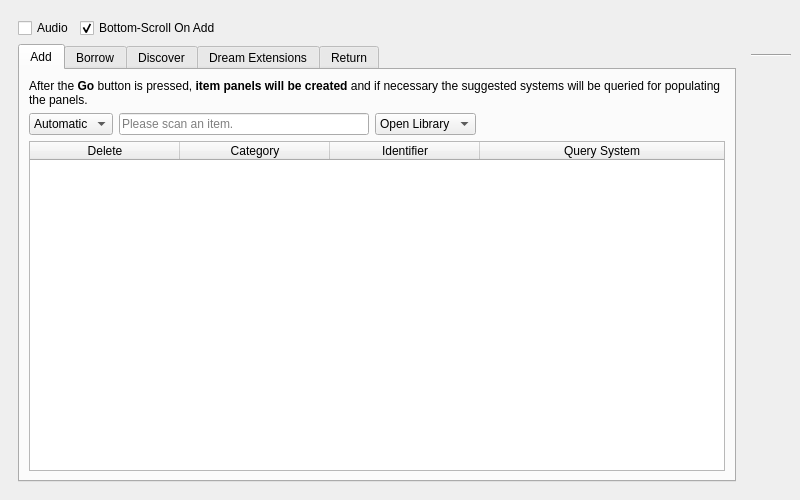
<?xml version="1.0" encoding="UTF-8"?>
<ui version="4.0">
 <class>batchActivitiesBrowser</class>
 <widget class="QMainWindow" name="batchActivitiesBrowser">
  <property name="geometry">
   <rect>
    <x>0</x>
    <y>0</y>
    <width>800</width>
    <height>500</height>
   </rect>
  </property>
  <property name="windowTitle">
   <string>BiblioteQ: Batch Activities Browser</string>
  </property>
  <property name="windowIcon">
   <iconset resource="../Icons/icons.qrc">
    <normaloff>:/book.png</normaloff>:/book.png</iconset>
  </property>
  <widget class="QWidget" name="centralwidget">
   <layout class="QHBoxLayout" name="horizontalLayout">
    <item>
     <widget class="QFrame" name="frame">
      <layout class="QVBoxLayout" name="verticalLayout">
       <item>
        <layout class="QHBoxLayout" name="horizontalLayout_6">
         <item>
          <widget class="QCheckBox" name="audio">
           <property name="toolTip">
            <string>&lt;html&gt;&lt;head/&gt;&lt;body&gt;&lt;p&gt;Enable audio. Requires multimedia libraries.&lt;/p&gt;&lt;/body&gt;&lt;/html&gt;</string>
           </property>
           <property name="text">
            <string>Audio</string>
           </property>
          </widget>
         </item>
         <item>
          <widget class="QCheckBox" name="bottom_scroll_on_add">
           <property name="toolTip">
            <string>Not retained fof future sessions.</string>
           </property>
           <property name="text">
            <string>Bottom-Scroll On Add</string>
           </property>
           <property name="checked">
            <bool>true</bool>
           </property>
          </widget>
         </item>
         <item>
          <spacer name="horizontalSpacer_5">
           <property name="orientation">
            <enum>Qt::Orientation::Horizontal</enum>
           </property>
           <property name="sizeHint" stdset="0">
            <size>
             <width>40</width>
             <height>20</height>
            </size>
           </property>
          </spacer>
         </item>
        </layout>
       </item>
       <item>
        <widget class="QTabWidget" name="tab">
         <property name="currentIndex">
          <number>0</number>
         </property>
         <widget class="QWidget" name="page_add">
          <attribute name="title">
           <string>Add</string>
          </attribute>
          <layout class="QVBoxLayout" name="verticalLayout_6">
           <item>
            <widget class="QLabel" name="label_10">
             <property name="text">
              <string>&lt;html&gt;&lt;head/&gt;&lt;body&gt;&lt;p&gt;After the &lt;span style=&quot; font-weight:600;&quot;&gt;Go&lt;/span&gt; button is pressed, &lt;span style=&quot; font-weight:600;&quot;&gt;item panels will be created&lt;/span&gt; and if necessary the suggested systems will be queried for populating the panels.&lt;/p&gt;&lt;/body&gt;&lt;/html&gt;</string>
             </property>
             <property name="wordWrap">
              <bool>true</bool>
             </property>
            </widget>
           </item>
           <item>
            <layout class="QHBoxLayout" name="horizontalLayout_10">
             <item>
              <widget class="QComboBox" name="add_scan_type">
               <property name="currentText">
                <string>Automatic</string>
               </property>
               <property name="sizeAdjustPolicy">
                <enum>QComboBox::SizeAdjustPolicy::AdjustToContents</enum>
               </property>
               <item>
                <property name="text">
                 <string>Automatic</string>
                </property>
               </item>
               <item>
                <property name="text">
                 <string>Book</string>
                </property>
               </item>
               <item>
                <property name="text">
                 <string>Journal</string>
                </property>
               </item>
               <item>
                <property name="text">
                 <string>Magazine</string>
                </property>
               </item>
              </widget>
             </item>
             <item>
              <widget class="QLineEdit" name="add_scan">
               <property name="toolTip">
                <string>&lt;html&gt;&lt;head/&gt;&lt;body&gt;&lt;p&gt;Click in this field and scan an item. A new row will be created with the scanned identifier value. Please wait until the text hint is visible before scanning an item. Of course, you may also type an identifier and press the Enter key.&lt;/p&gt;&lt;/body&gt;&lt;/html&gt;</string>
               </property>
               <property name="placeholderText">
                <string>Please scan an item.</string>
               </property>
               <property name="clearButtonEnabled">
                <bool>true</bool>
               </property>
              </widget>
             </item>
             <item>
              <widget class="QComboBox" name="add_query_system">
               <property name="toolTip">
                <string>&lt;html&gt;&lt;head/&gt;&lt;body&gt;&lt;p&gt;Open Library is for books only.&lt;/p&gt;&lt;/body&gt;&lt;/html&gt;</string>
               </property>
               <property name="currentText">
                <string>Open Library</string>
               </property>
               <property name="sizeAdjustPolicy">
                <enum>QComboBox::SizeAdjustPolicy::AdjustToContents</enum>
               </property>
               <item>
                <property name="text">
                 <string>Open Library</string>
                </property>
               </item>
               <item>
                <property name="text">
                 <string>SRU Query</string>
                </property>
               </item>
              </widget>
             </item>
             <item>
              <spacer name="horizontalSpacer_8">
               <property name="orientation">
                <enum>Qt::Orientation::Horizontal</enum>
               </property>
               <property name="sizeHint" stdset="0">
                <size>
                 <width>40</width>
                 <height>20</height>
                </size>
               </property>
              </spacer>
             </item>
            </layout>
           </item>
           <item>
            <widget class="QTableWidget" name="add_table">
             <property name="editTriggers">
              <set>QAbstractItemView::EditTrigger::AllEditTriggers</set>
             </property>
             <property name="alternatingRowColors">
              <bool>true</bool>
             </property>
             <property name="selectionMode">
              <enum>QAbstractItemView::SelectionMode::ExtendedSelection</enum>
             </property>
             <property name="selectionBehavior">
              <enum>QAbstractItemView::SelectionBehavior::SelectRows</enum>
             </property>
             <property name="verticalScrollMode">
              <enum>QAbstractItemView::ScrollMode::ScrollPerPixel</enum>
             </property>
             <property name="horizontalScrollMode">
              <enum>QAbstractItemView::ScrollMode::ScrollPerPixel</enum>
             </property>
             <property name="sortingEnabled">
              <bool>true</bool>
             </property>
             <property name="cornerButtonEnabled">
              <bool>false</bool>
             </property>
             <attribute name="horizontalHeaderMinimumSectionSize">
              <number>150</number>
             </attribute>
             <attribute name="horizontalHeaderDefaultSectionSize">
              <number>150</number>
             </attribute>
             <attribute name="horizontalHeaderStretchLastSection">
              <bool>true</bool>
             </attribute>
             <attribute name="verticalHeaderVisible">
              <bool>false</bool>
             </attribute>
             <column>
              <property name="text">
               <string>Delete</string>
              </property>
             </column>
             <column>
              <property name="text">
               <string>Category</string>
              </property>
             </column>
             <column>
              <property name="text">
               <string>Identifier</string>
              </property>
             </column>
             <column>
              <property name="text">
               <string>Query System</string>
              </property>
             </column>
            </widget>
           </item>
          </layout>
         </widget>
         <widget class="QWidget" name="page_borrow">
          <attribute name="title">
           <string>Borrow</string>
          </attribute>
          <layout class="QVBoxLayout" name="verticalLayout_2">
           <item>
            <layout class="QHBoxLayout" name="horizontalLayout_4">
             <item>
              <widget class="QComboBox" name="borrow_scan_type">
               <property name="currentText">
                <string>Book</string>
               </property>
               <property name="sizeAdjustPolicy">
                <enum>QComboBox::SizeAdjustPolicy::AdjustToContents</enum>
               </property>
               <item>
                <property name="text">
                 <string>Book</string>
                </property>
               </item>
               <item>
                <property name="text">
                 <string>CD</string>
                </property>
               </item>
               <item>
                <property name="text">
                 <string>DVD</string>
                </property>
               </item>
               <item>
                <property name="text">
                 <string>Grey Literature</string>
                </property>
               </item>
               <item>
                <property name="text">
                 <string>Journal</string>
                </property>
               </item>
               <item>
                <property name="text">
                 <string>Magazine</string>
                </property>
               </item>
               <item>
                <property name="text">
                 <string>Video Game</string>
                </property>
               </item>
              </widget>
             </item>
             <item>
              <widget class="QLineEdit" name="borrow_scan">
               <property name="toolTip">
                <string>&lt;html&gt;&lt;head/&gt;&lt;body&gt;&lt;p&gt;Click in this field and scan an item. A new row will be created with the scanned identifier value. Please wait until the text hint is visible before scanning an item. Of course, you may also type an identifier and press the Enter key.&lt;/p&gt;&lt;/body&gt;&lt;/html&gt;</string>
               </property>
               <property name="placeholderText">
                <string>Please scan an item.</string>
               </property>
               <property name="clearButtonEnabled">
                <bool>true</bool>
               </property>
              </widget>
             </item>
             <item>
              <spacer name="horizontalSpacer_3">
               <property name="orientation">
                <enum>Qt::Orientation::Horizontal</enum>
               </property>
               <property name="sizeHint" stdset="0">
                <size>
                 <width>40</width>
                 <height>20</height>
                </size>
               </property>
              </spacer>
             </item>
            </layout>
           </item>
           <item>
            <layout class="QHBoxLayout" name="horizontalLayout_3">
             <item>
              <widget class="QLabel" name="label">
               <property name="text">
                <string>Member ID</string>
               </property>
              </widget>
             </item>
             <item>
              <widget class="QLineEdit" name="borrow_member_id">
               <property name="maxLength">
                <number>16</number>
               </property>
               <property name="placeholderText">
                <string>Member ID</string>
               </property>
               <property name="clearButtonEnabled">
                <bool>true</bool>
               </property>
              </widget>
             </item>
             <item>
              <widget class="QLabel" name="label_5">
               <property name="text">
                <string>Discovered Name</string>
               </property>
              </widget>
             </item>
             <item>
              <widget class="QLineEdit" name="borrow_member_name">
               <property name="toolTip">
                <string>&lt;html&gt;&lt;head/&gt;&lt;body&gt;&lt;p&gt;A database query will be performed after editing of the Member ID has completed. For example, after Member ID has lost input focus.&lt;/p&gt;&lt;/body&gt;&lt;/html&gt;</string>
               </property>
               <property name="readOnly">
                <bool>true</bool>
               </property>
              </widget>
             </item>
             <item>
              <widget class="QToolButton" name="borrow_list">
               <property name="toolTip">
                <string>&lt;html&gt;&lt;head/&gt;&lt;body&gt;&lt;p&gt;List member's reserved items in the main window.&lt;/p&gt;&lt;/body&gt;&lt;/html&gt;</string>
               </property>
               <property name="icon">
                <iconset resource="../Icons/icons.qrc">
                 <normaloff>:/32x32/stamp.png</normaloff>:/32x32/stamp.png</iconset>
               </property>
               <property name="iconSize">
                <size>
                 <width>32</width>
                 <height>32</height>
                </size>
               </property>
               <property name="autoRaise">
                <bool>true</bool>
               </property>
              </widget>
             </item>
            </layout>
           </item>
           <item>
            <widget class="QLabel" name="label_2">
             <property name="text">
              <string>The Field column is completed by scanner queries.</string>
             </property>
            </widget>
           </item>
           <item>
            <widget class="QTableWidget" name="borrow_table">
             <property name="editTriggers">
              <set>QAbstractItemView::EditTrigger::AllEditTriggers</set>
             </property>
             <property name="alternatingRowColors">
              <bool>true</bool>
             </property>
             <property name="selectionMode">
              <enum>QAbstractItemView::SelectionMode::ExtendedSelection</enum>
             </property>
             <property name="selectionBehavior">
              <enum>QAbstractItemView::SelectionBehavior::SelectRows</enum>
             </property>
             <property name="verticalScrollMode">
              <enum>QAbstractItemView::ScrollMode::ScrollPerPixel</enum>
             </property>
             <property name="horizontalScrollMode">
              <enum>QAbstractItemView::ScrollMode::ScrollPerPixel</enum>
             </property>
             <property name="cornerButtonEnabled">
              <bool>false</bool>
             </property>
             <attribute name="horizontalHeaderMinimumSectionSize">
              <number>150</number>
             </attribute>
             <attribute name="horizontalHeaderDefaultSectionSize">
              <number>150</number>
             </attribute>
             <attribute name="horizontalHeaderStretchLastSection">
              <bool>true</bool>
             </attribute>
             <attribute name="verticalHeaderVisible">
              <bool>false</bool>
             </attribute>
             <column>
              <property name="text">
               <string>Category</string>
              </property>
             </column>
             <column>
              <property name="text">
               <string>Identifier</string>
              </property>
             </column>
             <column>
              <property name="text">
               <string>Copy Identifier</string>
              </property>
             </column>
             <column>
              <property name="text">
               <string>Results</string>
              </property>
             </column>
             <column>
              <property name="text">
               <string>Field</string>
              </property>
             </column>
            </widget>
           </item>
           <item>
            <layout class="QHBoxLayout" name="horizontalLayout_2">
             <item>
              <spacer name="horizontalSpacer_2">
               <property name="orientation">
                <enum>Qt::Orientation::Horizontal</enum>
               </property>
               <property name="sizeHint" stdset="0">
                <size>
                 <width>40</width>
                 <height>20</height>
                </size>
               </property>
              </spacer>
             </item>
             <item>
              <widget class="QPushButton" name="borrow_add_row">
               <property name="minimumSize">
                <size>
                 <width>150</width>
                 <height>0</height>
                </size>
               </property>
               <property name="text">
                <string>Add Row</string>
               </property>
               <property name="icon">
                <iconset resource="../Icons/icons.qrc">
                 <normaloff>:/16x16/add.png</normaloff>:/16x16/add.png</iconset>
               </property>
              </widget>
             </item>
             <item>
              <widget class="QPushButton" name="borrow_delete_row">
               <property name="minimumSize">
                <size>
                 <width>150</width>
                 <height>0</height>
                </size>
               </property>
               <property name="text">
                <string>Delete Row(s)</string>
               </property>
               <property name="icon">
                <iconset resource="../Icons/icons.qrc">
                 <normaloff>:/16x16/eraser.png</normaloff>:/16x16/eraser.png</iconset>
               </property>
              </widget>
             </item>
             <item>
              <spacer name="horizontalSpacer">
               <property name="orientation">
                <enum>Qt::Orientation::Horizontal</enum>
               </property>
               <property name="sizeHint" stdset="0">
                <size>
                 <width>40</width>
                 <height>20</height>
                </size>
               </property>
              </spacer>
             </item>
            </layout>
           </item>
          </layout>
         </widget>
         <widget class="QWidget" name="page_discover">
          <attribute name="title">
           <string>Discover</string>
          </attribute>
          <layout class="QVBoxLayout" name="verticalLayout_3">
           <item>
            <layout class="QHBoxLayout" name="horizontalLayout_5">
             <item>
              <widget class="QLineEdit" name="discover_scan">
               <property name="toolTip">
                <string>&lt;html&gt;&lt;head/&gt;&lt;body&gt;&lt;p&gt;Click in this field and scan an item. A new row will be created with the scanned identifier value. Please wait until the text hint is visible before scanning an item. Of course, you may also type an identifier and press the Enter key.&lt;/p&gt;&lt;/body&gt;&lt;/html&gt;</string>
               </property>
               <property name="placeholderText">
                <string>Please scan an item.</string>
               </property>
               <property name="clearButtonEnabled">
                <bool>true</bool>
               </property>
              </widget>
             </item>
             <item>
              <spacer name="horizontalSpacer_4">
               <property name="orientation">
                <enum>Qt::Orientation::Horizontal</enum>
               </property>
               <property name="sizeHint" stdset="0">
                <size>
                 <width>40</width>
                 <height>20</height>
                </size>
               </property>
              </spacer>
             </item>
             <item>
              <widget class="QToolButton" name="discover_list">
               <property name="toolTip">
                <string>&lt;html&gt;&lt;head/&gt;&lt;body&gt;&lt;p&gt;List items in the main window.&lt;/p&gt;&lt;/body&gt;&lt;/html&gt;</string>
               </property>
               <property name="icon">
                <iconset resource="../Icons/icons.qrc">
                 <normaloff>:/32x32/stamp.png</normaloff>:/32x32/stamp.png</iconset>
               </property>
               <property name="iconSize">
                <size>
                 <width>32</width>
                 <height>32</height>
                </size>
               </property>
               <property name="popupMode">
                <enum>QToolButton::ToolButtonPopupMode::MenuButtonPopup</enum>
               </property>
               <property name="toolButtonStyle">
                <enum>Qt::ToolButtonStyle::ToolButtonTextBesideIcon</enum>
               </property>
              </widget>
             </item>
             <item>
              <widget class="QToolButton" name="export_missing">
               <property name="toolTip">
                <string>Export missing items.</string>
               </property>
               <property name="text">
                <string/>
               </property>
               <property name="icon">
                <iconset resource="../Icons/icons.qrc">
                 <normaloff>:/32x32/save.png</normaloff>:/32x32/save.png</iconset>
               </property>
               <property name="iconSize">
                <size>
                 <width>32</width>
                 <height>32</height>
                </size>
               </property>
              </widget>
             </item>
            </layout>
           </item>
           <item>
            <widget class="QLabel" name="label_3">
             <property name="text">
              <string>The Title column will include the first discovered item if there are multiple categories.</string>
             </property>
            </widget>
           </item>
           <item>
            <widget class="QTableWidget" name="discover_table">
             <property name="editTriggers">
              <set>QAbstractItemView::EditTrigger::AllEditTriggers</set>
             </property>
             <property name="alternatingRowColors">
              <bool>true</bool>
             </property>
             <property name="selectionMode">
              <enum>QAbstractItemView::SelectionMode::ExtendedSelection</enum>
             </property>
             <property name="selectionBehavior">
              <enum>QAbstractItemView::SelectionBehavior::SelectRows</enum>
             </property>
             <property name="verticalScrollMode">
              <enum>QAbstractItemView::ScrollMode::ScrollPerPixel</enum>
             </property>
             <property name="horizontalScrollMode">
              <enum>QAbstractItemView::ScrollMode::ScrollPerPixel</enum>
             </property>
             <property name="sortingEnabled">
              <bool>true</bool>
             </property>
             <property name="cornerButtonEnabled">
              <bool>false</bool>
             </property>
             <attribute name="horizontalHeaderMinimumSectionSize">
              <number>225</number>
             </attribute>
             <attribute name="horizontalHeaderDefaultSectionSize">
              <number>225</number>
             </attribute>
             <attribute name="horizontalHeaderStretchLastSection">
              <bool>true</bool>
             </attribute>
             <attribute name="verticalHeaderVisible">
              <bool>false</bool>
             </attribute>
             <column>
              <property name="text">
               <string>Identifier</string>
              </property>
             </column>
             <column>
              <property name="text">
               <string>Database Table Name(s)</string>
              </property>
             </column>
             <column>
              <property name="text">
               <string>Title</string>
              </property>
             </column>
             <column>
              <property name="text">
               <string>SQLite Reminder</string>
              </property>
             </column>
            </widget>
           </item>
          </layout>
         </widget>
         <widget class="QWidget" name="page_dream_extensions">
          <attribute name="title">
           <string>Dream Extensions</string>
          </attribute>
          <layout class="QVBoxLayout" name="verticalLayout_5">
           <item>
            <layout class="QHBoxLayout" name="horizontalLayout_8">
             <item>
              <widget class="QLabel" name="label_6">
               <property name="text">
                <string>Member ID</string>
               </property>
              </widget>
             </item>
             <item>
              <widget class="QLineEdit" name="dreamy_member_id">
               <property name="toolTip">
                <string>Please press Enter to filter.</string>
               </property>
               <property name="maxLength">
                <number>16</number>
               </property>
               <property name="placeholderText">
                <string>Optional Member ID Filter</string>
               </property>
               <property name="clearButtonEnabled">
                <bool>true</bool>
               </property>
              </widget>
             </item>
             <item>
              <widget class="QLabel" name="label_7">
               <property name="text">
                <string>Discovered Name</string>
               </property>
              </widget>
             </item>
             <item>
              <widget class="QLineEdit" name="dreamy_member_name">
               <property name="toolTip">
                <string>&lt;html&gt;&lt;head/&gt;&lt;body&gt;&lt;p&gt;A database query will be performed after editing of the Member ID has completed. For example, after Member ID has lost input focus.&lt;/p&gt;&lt;/body&gt;&lt;/html&gt;</string>
               </property>
               <property name="readOnly">
                <bool>true</bool>
               </property>
              </widget>
             </item>
            </layout>
           </item>
           <item>
            <widget class="QLabel" name="label_9">
             <property name="text">
              <string>A new return-date may not be a date which is less than the item's current return-date.</string>
             </property>
             <property name="wordWrap">
              <bool>true</bool>
             </property>
            </widget>
           </item>
           <item>
            <widget class="QTableWidget" name="dreamy_table">
             <property name="editTriggers">
              <set>QAbstractItemView::EditTrigger::AllEditTriggers</set>
             </property>
             <property name="alternatingRowColors">
              <bool>true</bool>
             </property>
             <property name="selectionMode">
              <enum>QAbstractItemView::SelectionMode::ExtendedSelection</enum>
             </property>
             <property name="selectionBehavior">
              <enum>QAbstractItemView::SelectionBehavior::SelectRows</enum>
             </property>
             <property name="verticalScrollMode">
              <enum>QAbstractItemView::ScrollMode::ScrollPerPixel</enum>
             </property>
             <property name="horizontalScrollMode">
              <enum>QAbstractItemView::ScrollMode::ScrollPerPixel</enum>
             </property>
             <property name="sortingEnabled">
              <bool>true</bool>
             </property>
             <property name="cornerButtonEnabled">
              <bool>false</bool>
             </property>
             <attribute name="horizontalHeaderMinimumSectionSize">
              <number>225</number>
             </attribute>
             <attribute name="horizontalHeaderDefaultSectionSize">
              <number>275</number>
             </attribute>
             <attribute name="horizontalHeaderStretchLastSection">
              <bool>true</bool>
             </attribute>
             <attribute name="verticalHeaderVisible">
              <bool>false</bool>
             </attribute>
             <column>
              <property name="text">
               <string>New Return Date</string>
              </property>
             </column>
             <column>
              <property name="text">
               <string>Reserved Date</string>
              </property>
             </column>
             <column>
              <property name="text">
               <string>Identifier</string>
              </property>
             </column>
             <column>
              <property name="text">
               <string>Accession Number</string>
              </property>
             </column>
             <column>
              <property name="text">
               <string>Title</string>
              </property>
             </column>
             <column>
              <property name="text">
               <string>Member ID</string>
              </property>
             </column>
             <column>
              <property name="text">
               <string>Member Name</string>
              </property>
             </column>
             <column>
              <property name="text">
               <string>Administrator</string>
              </property>
             </column>
             <column>
              <property name="text">
               <string>Type</string>
              </property>
             </column>
             <column>
              <property name="text">
               <string>MYOID (Hidden)</string>
              </property>
             </column>
            </widget>
           </item>
           <item>
            <layout class="QHBoxLayout" name="horizontalLayout_9">
             <item>
              <widget class="QLabel" name="label_8">
               <property name="text">
                <string>Set All New Return Dates</string>
               </property>
              </widget>
             </item>
             <item>
              <widget class="QDateEdit" name="dreamy_date">
               <property name="sizePolicy">
                <sizepolicy hsizetype="Expanding" vsizetype="Fixed">
                 <horstretch>0</horstretch>
                 <verstretch>0</verstretch>
                </sizepolicy>
               </property>
               <property name="calendarPopup">
                <bool>true</bool>
               </property>
              </widget>
             </item>
             <item>
              <widget class="QToolButton" name="dreamy_go">
               <property name="toolTip">
                <string>Set All New Return Dates!</string>
               </property>
               <property name="text">
                <string/>
               </property>
               <property name="icon">
                <iconset resource="../Icons/icons.qrc">
                 <normaloff>:/32x32/ok.png</normaloff>:/32x32/ok.png</iconset>
               </property>
               <property name="iconSize">
                <size>
                 <width>32</width>
                 <height>32</height>
                </size>
               </property>
               <property name="autoRaise">
                <bool>true</bool>
               </property>
              </widget>
             </item>
             <item>
              <spacer name="horizontalSpacer_7">
               <property name="orientation">
                <enum>Qt::Orientation::Horizontal</enum>
               </property>
               <property name="sizeHint" stdset="0">
                <size>
                 <width>40</width>
                 <height>20</height>
                </size>
               </property>
              </spacer>
             </item>
            </layout>
           </item>
          </layout>
         </widget>
         <widget class="QWidget" name="page_return">
          <attribute name="title">
           <string>Return</string>
          </attribute>
          <layout class="QVBoxLayout" name="verticalLayout_4">
           <item>
            <layout class="QHBoxLayout" name="horizontalLayout_7">
             <item>
              <widget class="QLineEdit" name="return_scan">
               <property name="toolTip">
                <string>&lt;html&gt;&lt;head/&gt;&lt;body&gt;&lt;p&gt;Click in this field and scan an item. A new row will be created with the scanned identifier value. Please wait until the text hint is visible before scanning an item. Of course, you may also type an identifier and press the Enter key.&lt;/p&gt;&lt;/body&gt;&lt;/html&gt;</string>
               </property>
               <property name="placeholderText">
                <string>Please scan an item.</string>
               </property>
               <property name="clearButtonEnabled">
                <bool>true</bool>
               </property>
              </widget>
             </item>
             <item>
              <spacer name="horizontalSpacer_6">
               <property name="orientation">
                <enum>Qt::Orientation::Horizontal</enum>
               </property>
               <property name="sizeHint" stdset="0">
                <size>
                 <width>40</width>
                 <height>20</height>
                </size>
               </property>
              </spacer>
             </item>
            </layout>
           </item>
           <item>
            <widget class="QLabel" name="label_4">
             <property name="text">
              <string>&lt;html&gt;&lt;head/&gt;&lt;body&gt;&lt;p&gt;If items cannot be located, please consider the All Reserved category in the main window. Press the Go! button to list the discovered items in the main table. &lt;span style=&quot; font-weight:600;&quot;&gt;Press the Go! button to list the discovered items in the main window's table where you'll be able to complete the return(s).&lt;/span&gt;&lt;/p&gt;&lt;/body&gt;&lt;/html&gt;</string>
             </property>
             <property name="wordWrap">
              <bool>true</bool>
             </property>
            </widget>
           </item>
           <item>
            <widget class="QTableWidget" name="return_table">
             <property name="editTriggers">
              <set>QAbstractItemView::EditTrigger::AllEditTriggers</set>
             </property>
             <property name="alternatingRowColors">
              <bool>true</bool>
             </property>
             <property name="selectionMode">
              <enum>QAbstractItemView::SelectionMode::ExtendedSelection</enum>
             </property>
             <property name="selectionBehavior">
              <enum>QAbstractItemView::SelectionBehavior::SelectRows</enum>
             </property>
             <property name="verticalScrollMode">
              <enum>QAbstractItemView::ScrollMode::ScrollPerPixel</enum>
             </property>
             <property name="horizontalScrollMode">
              <enum>QAbstractItemView::ScrollMode::ScrollPerPixel</enum>
             </property>
             <property name="cornerButtonEnabled">
              <bool>false</bool>
             </property>
             <attribute name="horizontalHeaderMinimumSectionSize">
              <number>225</number>
             </attribute>
             <attribute name="horizontalHeaderDefaultSectionSize">
              <number>225</number>
             </attribute>
             <attribute name="horizontalHeaderStretchLastSection">
              <bool>true</bool>
             </attribute>
             <attribute name="verticalHeaderVisible">
              <bool>false</bool>
             </attribute>
            </widget>
           </item>
          </layout>
         </widget>
        </widget>
       </item>
      </layout>
     </widget>
    </item>
    <item>
     <layout class="QVBoxLayout" name="_2">
      <item>
       <widget class="QToolButton" name="go">
        <property name="toolTip">
         <string>Go! (Current Page)</string>
        </property>
        <property name="text">
         <string/>
        </property>
        <property name="icon">
         <iconset resource="../Icons/icons.qrc">
          <normaloff>:/32x32/ok.png</normaloff>:/32x32/ok.png</iconset>
        </property>
        <property name="iconSize">
         <size>
          <width>32</width>
          <height>32</height>
         </size>
        </property>
        <property name="autoRaise">
         <bool>true</bool>
        </property>
       </widget>
      </item>
      <item>
       <widget class="Line" name="line">
        <property name="orientation">
         <enum>Qt::Orientation::Horizontal</enum>
        </property>
       </widget>
      </item>
      <item>
       <widget class="QToolButton" name="reset">
        <property name="toolTip">
         <string>Reset Current Page</string>
        </property>
        <property name="icon">
         <iconset resource="../Icons/icons.qrc">
          <normaloff>:/32x32/reload.png</normaloff>:/32x32/reload.png</iconset>
        </property>
        <property name="iconSize">
         <size>
          <width>32</width>
          <height>32</height>
         </size>
        </property>
        <property name="shortcut">
         <string>Ctrl+R</string>
        </property>
        <property name="autoRaise">
         <bool>true</bool>
        </property>
       </widget>
      </item>
      <item>
       <spacer name="spacer">
        <property name="orientation">
         <enum>Qt::Orientation::Vertical</enum>
        </property>
        <property name="sizeHint" stdset="0">
         <size>
          <width>20</width>
          <height>40</height>
         </size>
        </property>
       </spacer>
      </item>
      <item>
       <widget class="QToolButton" name="close">
        <property name="toolTip">
         <string>Close Browser</string>
        </property>
        <property name="icon">
         <iconset resource="../Icons/icons.qrc">
          <normaloff>:/32x32/cancel.png</normaloff>:/32x32/cancel.png</iconset>
        </property>
        <property name="iconSize">
         <size>
          <width>32</width>
          <height>32</height>
         </size>
        </property>
        <property name="shortcut">
         <string>Ctrl+W</string>
        </property>
        <property name="autoRaise">
         <bool>true</bool>
        </property>
       </widget>
      </item>
     </layout>
    </item>
   </layout>
  </widget>
 </widget>
 <tabstops>
  <tabstop>audio</tabstop>
  <tabstop>bottom_scroll_on_add</tabstop>
  <tabstop>tab</tabstop>
  <tabstop>add_scan_type</tabstop>
  <tabstop>add_scan</tabstop>
  <tabstop>add_query_system</tabstop>
  <tabstop>add_table</tabstop>
  <tabstop>borrow_scan_type</tabstop>
  <tabstop>borrow_scan</tabstop>
  <tabstop>borrow_member_id</tabstop>
  <tabstop>borrow_member_name</tabstop>
  <tabstop>borrow_list</tabstop>
  <tabstop>borrow_table</tabstop>
  <tabstop>borrow_add_row</tabstop>
  <tabstop>borrow_delete_row</tabstop>
  <tabstop>discover_scan</tabstop>
  <tabstop>discover_list</tabstop>
  <tabstop>export_missing</tabstop>
  <tabstop>discover_table</tabstop>
  <tabstop>dreamy_member_id</tabstop>
  <tabstop>dreamy_member_name</tabstop>
  <tabstop>dreamy_table</tabstop>
  <tabstop>dreamy_date</tabstop>
  <tabstop>dreamy_go</tabstop>
  <tabstop>return_scan</tabstop>
  <tabstop>return_table</tabstop>
  <tabstop>go</tabstop>
  <tabstop>reset</tabstop>
  <tabstop>close</tabstop>
 </tabstops>
 <resources>
  <include location="../Icons/icons.qrc"/>
  <include location="../Icons/icons.qrc"/>
 </resources>
 <connections/>
</ui>
